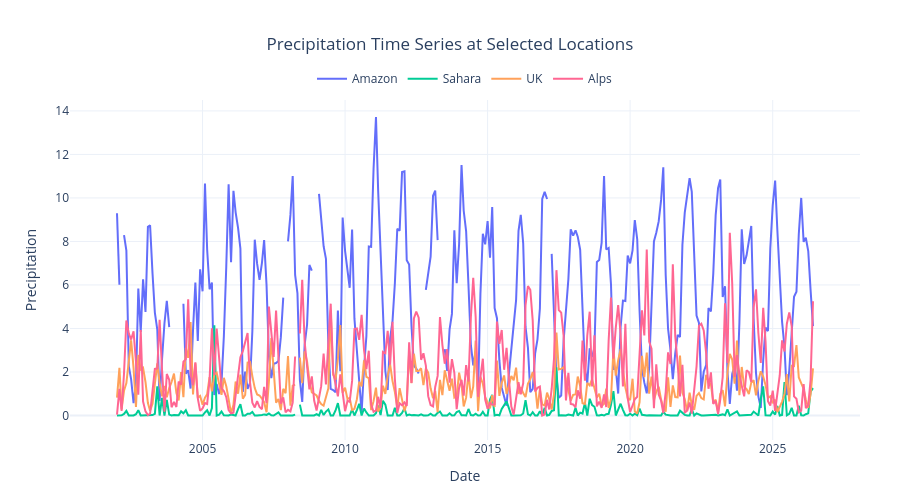

Write notebook code for a chart like this one.
### Code cell
import numpy as np
import xarray as xr
import pandas as pd
import plotly.graph_objects as go


# ============================================================
# Configuration
# ============================================================

var = "precipitation"

locations = {
    "Amazon": (-60, -5),
    "Sahara": (10, 23),
    "UK": (-2, 54),
    "Alps": (10, 46)
}


# ============================================================
# Load data
# ============================================================

collection_dates = pd.date_range(
    product_parameters["collection_start"],
    product_parameters["collection_end"],
    freq="MS"
)

flist = [
    df.loc[
        df["file_date"] == collection_dates[i].strftime("%Y%m"),
        "file_path"
    ].iloc[0]
    for i in range(len(collection_dates))
]

ds = xr.open_mfdataset(
    flist,
    combine="nested",
    concat_dim="time"
)


# ============================================================
# Create figure
# ============================================================

fig = go.Figure()


for name, (lon, lat) in locations.items():

    # --------------------------------------------------------
    # Select nearest grid point
    # --------------------------------------------------------

    ts = ds[var].sel(
        lon=lon,
        lat=lat,
        method="nearest"
    )

    dates = pd.to_datetime(ts.time.values)
    values = ts.values.astype(float)

    # Actual grid point
    actual_lon = float(ts.lon.values)
    actual_lat = float(ts.lat.values)

    # --------------------------------------------------------
    # 1. Visible precipitation line
    # --------------------------------------------------------

    fig.add_trace(
        go.Scatter(
            x=dates,
            y=values,
            mode="lines",
            name=name,
            connectgaps=False,
            hoverinfo="skip"
        )
    )

    # --------------------------------------------------------
    # 2. Invisible hover trace
    # --------------------------------------------------------

    hover_text = []

    for date, value in zip(dates, values):

        if np.isnan(value):

            hover_text.append(
                f"<b>{name}</b><br>"
                f"Precipitation: Missing<br>"
                f"Grid point: "
                f"({actual_lon:.2f}°, {actual_lat:.2f}°)"
            )

        else:

            hover_text.append(
                f"<b>{name}</b><br>"
                f"Precipitation: {value:.3f}<br>"
                f"Grid point: "
                f"({actual_lon:.2f}°, {actual_lat:.2f}°)"
            )

    fig.add_trace(
    go.Scatter(
        x=dates,
        y=np.zeros(len(dates)),
        mode="markers",
        marker=dict(
            size=12,
            opacity=0
        ),
        customdata=np.column_stack([
            values
        ]),
        text=hover_text,
        name=name,
        hovertemplate="%{text}<extra></extra>",
        showlegend=False
    )
)


# ============================================================
# Layout
# ============================================================

fig.update_layout(
    title=dict(
        text="Precipitation Time Series at Selected Locations",
        x=0.5,
        xanchor="center"
    ),

    xaxis_title="Date",
    yaxis_title="Precipitation",

    template="plotly_white",

    hovermode="x unified",

    height=500,

    legend=dict(
        orientation="h",
        yanchor="bottom",
        y=1.02,
        xanchor="center",
        x=0.5
    ),

    margin=dict(
        l=70,
        r=40,
        t=100,
        b=60
    )
)

fig.show()

### Figure 1 — Plotly figure (JSON) as saved in the notebook; plotly's stock layout.template omitted (floating-point values rounded to 4 significant figures; data arrays with more than 128 entries replaced by an {"elided": "..."} marker saying what was removed)
{"data": [{"connectgaps": false, "hoverinfo": "skip", "mode": "lines", "name": "Amazon", "type": "scatter", "x": {"elided": "294 str values"}, "y": {"elided": "294 float values"}}, {"customdata": {"elided": "294x1 float values"}, "hovertemplate": "%{text}<extra></extra>", "marker": {"opacity": 0, "size": 12}, "mode": "markers", "name": "Amazon", "showlegend": false, "text": {"elided": "294 str values"}, "type": "scatter", "x": {"elided": "294 str values"}, "y": {"elided": "294 float values"}}, {"connectgaps": false, "hoverinfo": "skip", "mode": "lines", "name": "Sahara", "type": "scatter", "x": {"elided": "294 str values"}, "y": {"elided": "294 float values"}}, {"customdata": {"elided": "294x1 float values"}, "hovertemplate": "%{text}<extra></extra>", "marker": {"opacity": 0, "size": 12}, "mode": "markers", "name": "Sahara", "showlegend": false, "text": {"elided": "294 str values"}, "type": "scatter", "x": {"elided": "294 str values"}, "y": {"elided": "294 float values"}}, {"connectgaps": false, "hoverinfo": "skip", "mode": "lines", "name": "UK", "type": "scatter", "x": {"elided": "294 str values"}, "y": {"elided": "294 float values"}}, {"customdata": {"elided": "294x1 float values"}, "hovertemplate": "%{text}<extra></extra>", "marker": {"opacity": 0, "size": 12}, "mode": "markers", "name": "UK", "showlegend": false, "text": {"elided": "294 str values"}, "type": "scatter", "x": {"elided": "294 str values"}, "y": {"elided": "294 float values"}}, {"connectgaps": false, "hoverinfo": "skip", "mode": "lines", "name": "Alps", "type": "scatter", "x": {"elided": "294 str values"}, "y": {"elided": "294 float values"}}, {"customdata": {"elided": "294x1 float values"}, "hovertemplate": "%{text}<extra></extra>", "marker": {"opacity": 0, "size": 12}, "mode": "markers", "name": "Alps", "showlegend": false, "text": {"elided": "294 str values"}, "type": "scatter", "x": {"elided": "294 str values"}, "y": {"elided": "294 float values"}}], "layout": {"height": 500, "hovermode": "x unified", "legend": {"orientation": "h", "x": 0.5, "xanchor": "center", "y": 1.02, "yanchor": "bottom"}, "margin": {"b": 60, "l": 70, "r": 40, "t": 100}, "title": {"text": "Precipitation Time Series at Selected Locations", "x": 0.5, "xanchor": "center"}, "xaxis": {"title": {"text": "Date"}}, "yaxis": {"title": {"text": "Precipitation"}}}}
